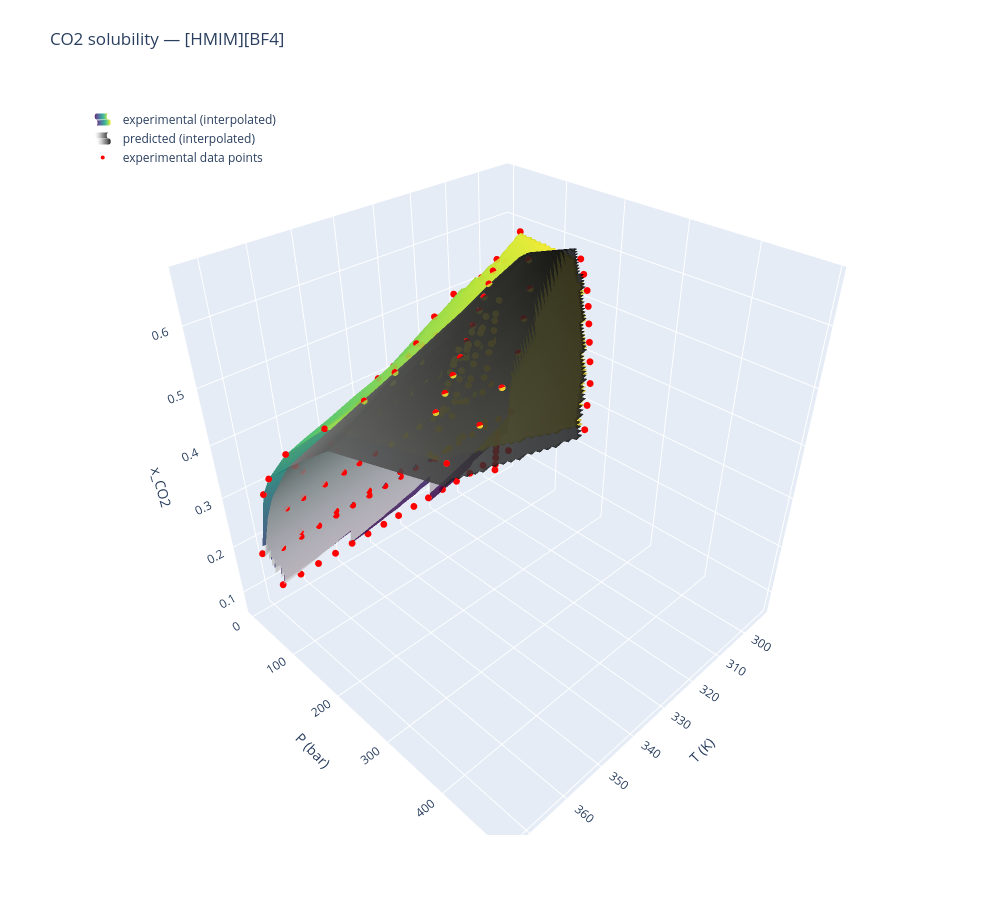

Notebook source saved alongside this figure:
### Markdown cell above
#### [E.4.4] Plot x_CO2 & x_CO2_hat = f(T,P) for a given IL

<div class="introE">

<table width="100%" cellpadding="6"><tr><td bgcolor="#e6e6e6"><span style="color:#000000">📖 <b>Introduction</b></span></td></tr></table>

For a chosen IL, the experimental (<code>x_CO2</code>) and predicted (<code>x_CO2_hat</code>) solubilities are plotted as two 3D surfaces as a function of *T* and *P*. Since the experimental measurements are not located on a regular (T,P) grid, <code>scipy.interpolate.griddata</code> is used to interpolate them onto one before plotting.

<b>Note:</b> the interpolation method is <code>'linear'</code>, not <code>'cubic'</code>. Cubic interpolation looks smoother, but it is an <i>exact</i> interpolant built from local derivative estimates: on sparse, unevenly spaced experimental data it tends to overshoot well beyond the physical range of the data (checked on this very dataset: up to 0.78 for a quantity that never exceeds 0.65!). Linear interpolation stays bounded by the convex hull of the data &mdash; a safer, more honest default when you don't know in advance how trustworthy the interpolation will be.

The red markers show the actual experimental points, so you can judge for yourself how much of the surface is genuine signal versus interpolation guesswork in poorly sampled regions.

</div>

### Code cell
import plotly.graph_objects as go
from scipy.interpolate import griddata

TN, PN, xCO2N, xCO2hatN = 'T (K)', 'P (bar)', 'x_CO2', 'x_CO2_hat'
ILN = '[HMIM][BF4]'   # example with a large prediction error

sub = dataCO2_hat.query("IL == @ILN")

Ti = np.linspace(sub[TN].min(), sub[TN].max(), 100)
Pi = np.linspace(sub[PN].min(), sub[PN].max(), 100)
T_grid, P_grid = np.meshgrid(Ti, Pi)

xCO2_grid     = griddata((sub[TN], sub[PN]), sub[xCO2N],    (T_grid, P_grid), method='linear')
xCO2_hat_grid = griddata((sub[TN], sub[PN]), sub[xCO2hatN], (T_grid, P_grid), method='linear')

fig = go.Figure(data=[
    go.Surface(
        x=T_grid, y=P_grid, z=xCO2_grid,
        colorscale='viridis', showscale=False, opacity=0.85,
        name='experimental (interpolated)', showlegend=True,
    ),
    go.Surface(
        x=T_grid, y=P_grid, z=xCO2_hat_grid,
        colorscale='greys', showscale=False, opacity=0.85,
        name='predicted (interpolated)', showlegend=True,
    ),
    go.Scatter3d(
        x=sub[TN], y=sub[PN], z=sub[xCO2N],
        mode='markers', marker=dict(size=4, color='red'),
        name='experimental data points',
    ),
])

fig.update_layout(
    title=f'CO2 solubility — {ILN}',
    autosize=False, width=1000, height=900,
    margin=dict(l=65, r=50, b=65, t=90),
    legend=dict(x=0.02, y=0.98),
    scene=dict(xaxis_title=TN, yaxis_title=PN, zaxis_title=xCO2N),
)
fig.show()

### Figure 1 — Plotly figure (JSON) as saved in the notebook; plotly's stock layout.template omitted (floating-point values rounded to 4 significant figures; data arrays with more than 128 entries replaced by an {"elided": "..."} marker saying what was removed)
{"data": [{"colorscale": [[0, "#440154"], [0.1111, "#482878"], [0.2222, "#3e4989"], [0.3333, "#31688e"], [0.4444, "#26828e"], [0.5556, "#1f9e89"], [0.6667, "#35b779"], [0.7778, "#6ece58"], [0.8889, "#b5de2b"], [1, "#fde725"]], "name": "experimental (interpolated)", "opacity": 0.85, "showlegend": true, "showscale": false, "type": "surface", "x": {"elided": "100x100 float values"}, "y": {"elided": "100x100 float values"}, "z": {"elided": "100x100 float values"}}, {"colorscale": [[0, "rgb(255,255,255)"], [0.125, "rgb(240,240,240)"], [0.25, "rgb(217,217,217)"], [0.375, "rgb(189,189,189)"], [0.5, "rgb(150,150,150)"], [0.625, "rgb(115,115,115)"], [0.75, "rgb(82,82,82)"], [0.875, "rgb(37,37,37)"], [1, "rgb(0,0,0)"]], "name": "predicted (interpolated)", "opacity": 0.85, "showlegend": true, "showscale": false, "type": "surface", "x": {"elided": "100x100 float values"}, "y": {"elided": "100x100 float values"}, "z": {"elided": "100x100 float values"}}, {"marker": {"color": "red", "size": 4}, "mode": "markers", "name": "experimental data points", "type": "scatter3d", "x": {"elided": "192 float values"}, "y": {"elided": "192 float values"}, "z": {"elided": "192 float values"}}], "layout": {"autosize": false, "height": 900, "legend": {"x": 0.02, "y": 0.98}, "margin": {"b": 65, "l": 65, "r": 50, "t": 90}, "scene": {"xaxis": {"title": {"text": "T (K)"}}, "yaxis": {"title": {"text": "P (bar)"}}, "zaxis": {"title": {"text": "x_CO2"}}}, "title": {"text": "CO2 solubility — [HMIM][BF4]"}, "width": 1000}}
